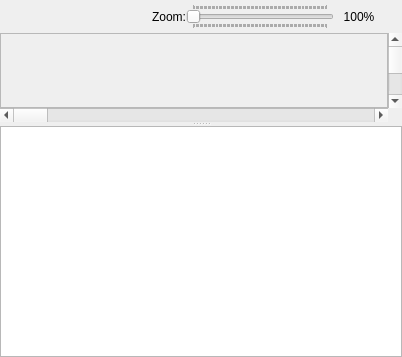
<?xml version="1.0" encoding="UTF-8"?>
<ui version="4.0">
 <class>ExecutionVisualizerDockWidget</class>
 <widget class="QDockWidget" name="ExecutionVisualizerDockWidget">
  <property name="geometry">
   <rect>
    <x>0</x>
    <y>0</y>
    <width>402</width>
    <height>357</height>
   </rect>
  </property>
  <property name="sizePolicy">
   <sizepolicy hsizetype="Expanding" vsizetype="Expanding">
    <horstretch>0</horstretch>
    <verstretch>0</verstretch>
   </sizepolicy>
  </property>
  <property name="windowTitle">
   <string>Execution Visualizer</string>
  </property>
  <widget class="QWidget" name="dockWidgetContents">
   <property name="sizePolicy">
    <sizepolicy hsizetype="Expanding" vsizetype="Expanding">
     <horstretch>0</horstretch>
     <verstretch>0</verstretch>
    </sizepolicy>
   </property>
   <layout class="QGridLayout" name="gridLayout">
    <property name="margin">
     <number>0</number>
    </property>
    <property name="spacing">
     <number>0</number>
    </property>
    <item row="0" column="0">
     <widget class="QSplitter" name="splitter">
      <property name="orientation">
       <enum>Qt::Vertical</enum>
      </property>
      <widget class="QWidget" name="gridLayoutWidget">
       <layout class="QGridLayout" name="gridLayout_3">
        <property name="spacing">
         <number>0</number>
        </property>
        <item row="0" column="0">
         <layout class="QHBoxLayout" name="horizontalLayout">
          <property name="margin">
           <number>4</number>
          </property>
          <item>
           <spacer name="horizontalSpacer">
            <property name="orientation">
             <enum>Qt::Horizontal</enum>
            </property>
            <property name="sizeHint" stdset="0">
             <size>
              <width>40</width>
              <height>20</height>
             </size>
            </property>
           </spacer>
          </item>
          <item>
           <widget class="QLabel" name="label_2">
            <property name="text">
             <string>Zoom:</string>
            </property>
           </widget>
          </item>
          <item>
           <widget class="QSlider" name="zoomSlider">
            <property name="minimum">
             <number>100</number>
            </property>
            <property name="maximum">
             <number>10000</number>
            </property>
            <property name="singleStep">
             <number>100</number>
            </property>
            <property name="pageStep">
             <number>100</number>
            </property>
            <property name="orientation">
             <enum>Qt::Horizontal</enum>
            </property>
            <property name="invertedAppearance">
             <bool>false</bool>
            </property>
            <property name="invertedControls">
             <bool>false</bool>
            </property>
            <property name="tickPosition">
             <enum>QSlider::TicksBothSides</enum>
            </property>
            <property name="tickInterval">
             <number>100</number>
            </property>
           </widget>
          </item>
          <item>
           <widget class="QLabel" name="zoomValueLabel">
            <property name="sizePolicy">
             <sizepolicy hsizetype="Fixed" vsizetype="Preferred">
              <horstretch>0</horstretch>
              <verstretch>0</verstretch>
             </sizepolicy>
            </property>
            <property name="minimumSize">
             <size>
              <width>50</width>
              <height>0</height>
             </size>
            </property>
            <property name="maximumSize">
             <size>
              <width>50</width>
              <height>16777215</height>
             </size>
            </property>
            <property name="text">
             <string>100%</string>
            </property>
            <property name="alignment">
             <set>Qt::AlignCenter</set>
            </property>
           </widget>
          </item>
         </layout>
        </item>
        <item row="1" column="0">
         <widget class="QFrame" name="frame">
          <property name="sizePolicy">
           <sizepolicy hsizetype="MinimumExpanding" vsizetype="MinimumExpanding">
            <horstretch>0</horstretch>
            <verstretch>0</verstretch>
           </sizepolicy>
          </property>
          <property name="frameShape">
           <enum>QFrame::StyledPanel</enum>
          </property>
          <property name="frameShadow">
           <enum>QFrame::Sunken</enum>
          </property>
          <layout class="QGridLayout" name="gridLayout_2">
           <property name="margin">
            <number>0</number>
           </property>
           <property name="spacing">
            <number>0</number>
           </property>
          </layout>
         </widget>
        </item>
        <item row="1" column="1">
         <widget class="QScrollBar" name="verticalScrollBar">
          <property name="orientation">
           <enum>Qt::Vertical</enum>
          </property>
         </widget>
        </item>
        <item row="2" column="0">
         <widget class="QScrollBar" name="horizontalScrollBar">
          <property name="orientation">
           <enum>Qt::Horizontal</enum>
          </property>
         </widget>
        </item>
       </layout>
      </widget>
      <widget class="QTableView" name="tableView">
       <property name="selectionMode">
        <enum>QAbstractItemView::SingleSelection</enum>
       </property>
       <property name="selectionBehavior">
        <enum>QAbstractItemView::SelectItems</enum>
       </property>
       <property name="horizontalScrollMode">
        <enum>QAbstractItemView::ScrollPerPixel</enum>
       </property>
       <property name="showGrid">
        <bool>false</bool>
       </property>
       <property name="wordWrap">
        <bool>false</bool>
       </property>
       <attribute name="horizontalHeaderStretchLastSection">
        <bool>true</bool>
       </attribute>
       <attribute name="verticalHeaderVisible">
        <bool>false</bool>
       </attribute>
      </widget>
     </widget>
    </item>
   </layout>
  </widget>
 </widget>
 <resources/>
 <connections/>
</ui>
